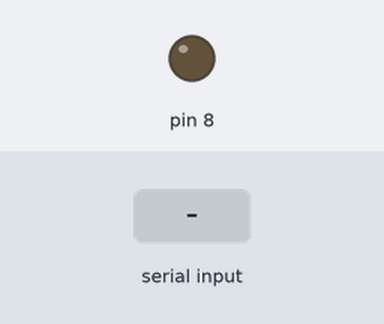
This sketch was run on a simulated Arduino Uno, built with avr-gcc and run on an emulated ATmega328P. On the bench: output pins drawn as LEDs (lit = HIGH). The inputs (shaded band) are chosen by the test bench.

Above: at 1.2 s.
1.3 s: "1\n" received over Serial
At 3.5 s:
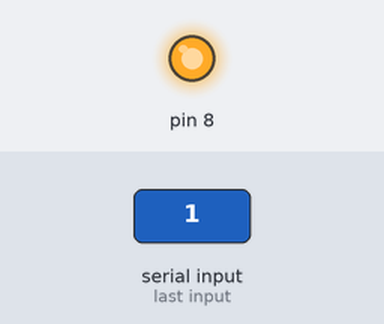
3.8 s: "90,45\n" received over Serial
At 5.5 s:
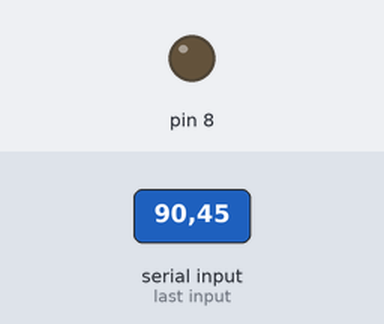
Timing chart, 0 to 7.0 s (numbered marks = the images above; inputs shaded):
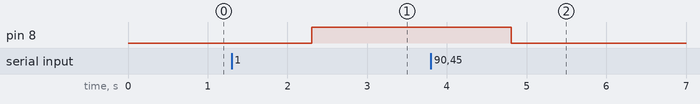

Measured:
- after the input at 1.3 s, pin 8: LOW → HIGH after 1.0 s
- after the input at 3.8 s, pin 8: HIGH → LOW after 1.0 s

The sketch:

Python.ino
```cpp
String variable;
void setup() {

pinMode(8,OUTPUT);
//Inicialización de la comunicación serial
Serial.begin(9600);
}

void loop() {
  //Este while nos indica que nuestro programa estará a la espera
  //de datos y no saldra de ese bucle hasta que le llegue uno
  while(Serial.available()==0){
  };
  //Con el comando Serial.readstring() leyemos el dato que nos va a llegar
  //En este caso estará en la espera de un dato que mandará nuestro codigo python
  variable=Serial.readString();

  //Como le llegará un string, lo convertimos a un entero con el metodo .toInt
  if (variable.toInt()==1){
    digitalWrite(8,1);
    }
  else{
    digitalWrite(8,0);
    }
  }
```
